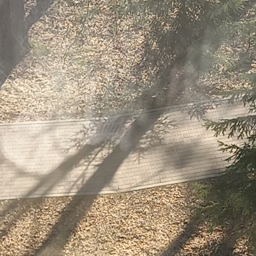
#> input picture 3/test_cases_and_images/Dataset/0/0.png, 256 x 256 px
$ python 11795377.py
#> lines starting #> are read from the running program, lines starting #| are printed output that depends on the picture
'''
Name: Gabriel Vicente Rodrigues
NUSP: 11795377
Course: Image Processing and Analysis (2023)
Year: 2023
Semester: 1
Title: Assigment 3
'''

######################################################################
# imports

import numpy as np
import imageio.v3 as iio
from scipy.ndimage import convolve

######################################################################
# utils

def normalize(img, factor):
    img = np.array(img, dtype=np.float32)
    min = img.min()
    max = img.max()

    imageNorm = (img - min) / (max - min)
    imageNorm = imageNorm * factor
    return imageNorm

def luminance(img):
    image = np.array(img, copy=True).astype(np.float32)

    newImage = np.zeros((image.shape[0], image.shape[1]))

    newImage = 0.299*image[:,:,0] + 0.587*image[:,:,1] + 0.114*image[:,:,2]

    newImage = np.floor(newImage)

    return normalize(newImage, 255)

def euclidianDist(a, b):
    dist = np.sqrt(np.sum(np.square(a-b)))
    return dist


######################################################################
# operations

WSx = np.array([
    [-1, -2, -1],
    [0, 0, 0],
    [1, 2, 1]
])

WSy = np.array([
    [-1, 0, 1],
    [-2, 0, 2],
    [-1, 0, 1]
])

def hog(image):
    gx = convolve(image, WSx)
    gy = convolve(image, WSy)

    M = np.sqrt(np.square(gx) + np.square(gy)) / np.sum(np.sqrt(np.square(gx) + np.square(gy)))

    np.seterr(divide='ignore', invalid='ignore')
    angles = np.arctan(gy/gx) + (np.pi/2)
    angles = np.degrees(angles)
    angles = (angles/20).astype(np.uint8)

    d = np.zeros((9,), dtype=np.float64)

    # for each bin
    for i in range(9):
        #sum from M in indexes where angle is equal to bin
        sumBin = np.sum(M[np.where(angles == i)])
        d[i] = sumBin
    return d


class KNN:
    def __init__(self, k) -> None:
        self.k = k

    def fit(self, X, y) -> None:
        self.X = np.array(X, dtype=np.float32, copy=True)
        self.y = np.array(y, dtype=np.float32, copy=True)


    def predict(self, X_test) -> np.ndarray:

        X_test_copy = np.array(X_test, dtype=np.float32, copy=True)

        results = np.zeros(X_test_copy.shape[0], dtype=np.uint8)

        # for each entry
        for i in range(X_test_copy.shape[0]):
            distances = []

            # calculate distance between entry and data stored
            for j in range(self.X.shape[0]):
                d = euclidianDist(self.X[j], X_test_copy[i])
                distances.append({'distance': d, 'label': self.y[j]})

            #sort using distance
            distances = sorted(distances, key=lambda d: d['distance'])

            # sum the first k using the label
            sum = 0
            for j in range(self.k):
                sum+=distances[j]['label']

            # if the sum is greater than 1, than 1 is choosen as the label for the test
            if(sum >1):
                results[i] = 1

        return results


######################################################################


# Reading Inputs

inputImageNamesNH = str(input()).replace('\r', '').split(' ')
#> the answer given: test_cases_and_images/Dataset/0/0.png
inputImageNamesH = str(input()).replace('\r', '').split(' ')
#> the answer given: test_cases_and_images/Dataset/0/1.png
inputImageNamesT = str(input()).replace('\r', '').split(' ')
#> the answer given: test_cases_and_images/Dataset/0/1.png

imagesNH = []
for imageName in inputImageNamesNH:
    image = iio.imread(imageName)
#> image is the input picture: shape (256, 256, 4); mean R, G, B, A 156.3, 143.8, 125.1, 255
    imagesNH.append(luminance(image))
#> in luminance, `newImage = 0.299*image[:,:,0] + 0.587*image[:,:,1] + 0.114*image[:,:,2]`:
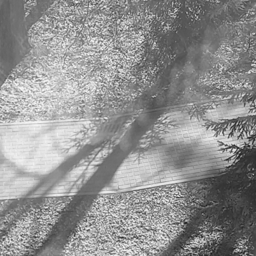
#> newImage: shape (256, 256) float32; min 27.4, max 250.9, mean 145.4
#> in normalize, `min = img.min()`: min = 27
#> in normalize, `max = img.max()`: max = 250


imagesH = []
for imageName in inputImageNamesH:
    image = iio.imread(imageName)
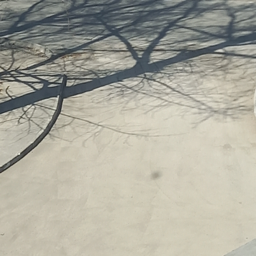
#> input picture 3/test_cases_and_images/Dataset/0/1.png, 256 x 256 px
#> image is the input picture: shape (256, 256, 4); mean R, G, B, A 170.1, 168.6, 156.9, 255
    imagesH.append(luminance(image))
#> call 2 of normalize, with factor = 255
#> in normalize (call 2), `min = img.min()`: min = 35
#> in normalize (call 2), `max = img.max()`: max = 229
#> in normalize (call 2), `imageNorm = (img - min) / (max - min)`:
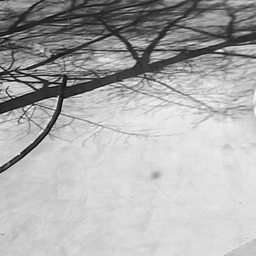
#> imageNorm: shape (256, 256) float32; min 0, max 1, mean 0.681

imagesT = []
for imageName in inputImageNamesT:
    image = iio.imread(imageName)
    imagesT.append(luminance(image))


descriptorsTrain = []
descriptorsTest = []

labelTrain = []

for image in imagesNH:
    labelTrain.append(0)
    descriptorsTrain.append(hog(image))
#> this loop made 1 pass
#> pass 1, in hog, `angles = np.arctan(gy/gx) + (np.pi/2)`:
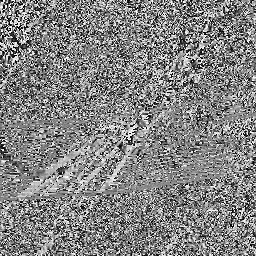
#> angles: shape (256, 256) float32; 0.01% of the values are NaN or infinite; the others: min 0, max 3.14, mean 1.62; drawn with min black, max white, NaN and infinite black
#> after the loop, descriptorsTrain = [[0.0804, 0.08, 0.0934, 0.121, 0.167, 0.152, 0.125, 0.0986, 0.0824]]; labelTrain = [0]

for image in imagesH:
    labelTrain.append(1)
    descriptorsTrain.append(hog(image))
#> this loop made 1 pass
#> pass 1, in hog (call 2), `gy = convolve(image, WSy)`:
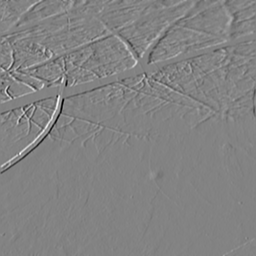
#> gy: shape (256, 256) float32; min -766.3, max 724.3, mean -1.2; drawn with min black and max white
#> pass 1, in hog (call 2), `M = np.sqrt(np.square(gx) + np.square(gy)) / np.sum(np.sqrt(np.square(..`:
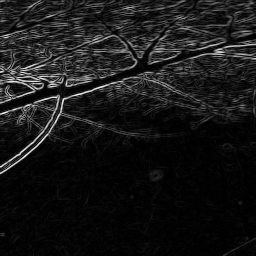
#> M: shape (256, 256) float32; min 0, max 0.000165, mean 1.53e-05; drawn with min black and max white
#> after the loop, descriptorsTrain = [[0.0804, 0.08, 0.0934, 0.121, 0.167, 0.152, 0.125, 0.0986, 0.0824], [0.0262, 0.0311, 0.0495, 0.121, 0.319, 0.253, 0.104, 0.0541, 0.0419]]; labelTrain = [0, 1]

for image in imagesT:
    descriptorsTest.append(hog(image))
#> this loop made 1 pass
#> pass 1, in hog (call 3), `angles = (angles/20).astype(np.uint8)`:
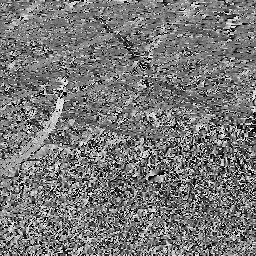
#> angles: shape (256, 256); min 0, max 9, mean 4.21; drawn with min black and max white
#> after the loop, descriptorsTest = [[0.0262, 0.0311, 0.0495, 0.121, 0.319, 0.253, 0.104, 0.0541, 0.0419]]


knn = KNN(
    k=3
)

knn.fit(descriptorsTrain, labelTrain)
#> in fit, `self.y = np.array(y, dtype=np.float32, copy=True)`: self.y = [0, 1]

y_predicted = knn.predict(descriptorsTest).astype(str)
#> the loop in predict, `for i in range(X_test_copy.shape[0]):` made 1 pass
#> (the run stopped early here; a loop or call above may not have finished)
